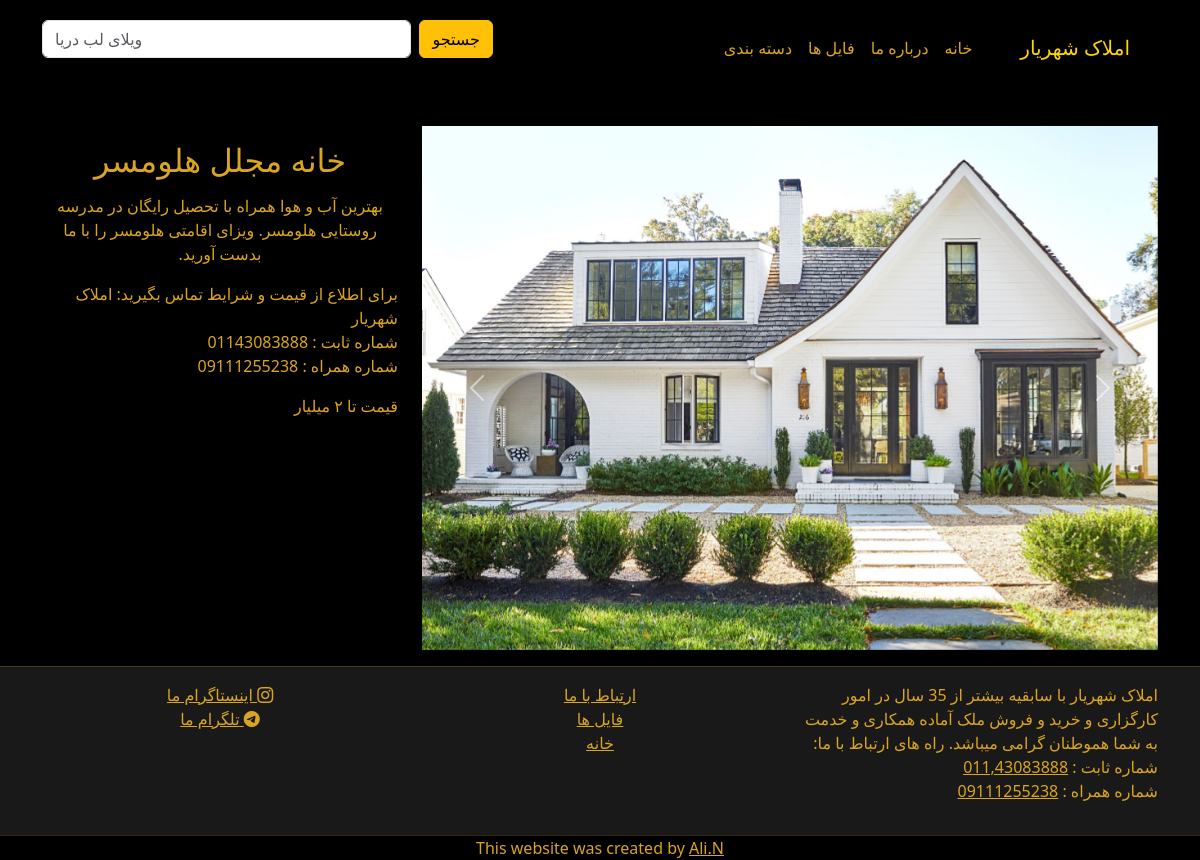
The app's page /files/خانه-مجلل-هلومسر/ with its own data.
### pages/models.py (models this page shows, shortened)
class CaseModel(models.Model):
    title = models.CharField(max_length=120)
    description = models.TextField()
    date = models.DateTimeField(auto_now_add=True)
    image = models.ImageField(upload_to='images')
    image2 = models.ImageField(upload_to='images', null=True, blank=True, default=None)
    image3 = models.ImageField(upload_to='images', null=True, blank=True, default=None)
    image4 = models.ImageField(upload_to='images', null=True, blank=True, default=None)
    slug = models.SlugField(max_length=32, unique=True, allow_unicode=True, blank=True)
    location = models.ForeignKey(to=LocationCategory, on_delete=models.PROTECT, blank=True, null=True)
    price_range = models.ForeignKey(to=PriceCategory, on_delete=models.PROTECT, blank=True, null=True, default=2)
    type_r = models.ForeignKey(to=TypeCategory, on_delete=models.PROTECT, blank=True, null=True,)

class PriceCategory(models.Model):
    price_range = models.CharField(max_length=50)
    def __str__(self) -> str:
        return self.price_range

### templates/pages/file.html (shortened to what this page needs)
{% extends "base.html" %}
{% block content %}
<div style="margin-top: 50px;" class="container text-center">
    <div class="row">
        <div class="col-8">
            <div id="carouselExampleRide" class="carousel slide" data-bs-ride="carousel">
                <div class="carousel-inner">
                <div class="carousel-item active">
                    <img style="display: flex;" src={{ case.image.url }} class="d-block w-100" alt="FirstPicture">
                    <div class="carousel-caption d-none d-md-block">
                    </div>
                </div>
                </div>
                <button class="carousel-control-prev" type="button" data-bs-target="#carouselExampleRide" data-bs-slide="prev">
                <span class="carousel-control-prev-icon" aria-hidden="true"></span>
                </button>
                <button class="carousel-control-next" type="button" data-bs-target="#carouselExampleRide" data-bs-slide="next">
                <span class="carousel-control-next-icon" aria-hidden="true"></span>
                </button>
            </div>
        </div>
        <div class="col">
            <h2 style="margin: 15px;">{{case.title}}</h2>
            <p>{{case.description}}</p>
            <p style="text-align: right;">برای اطلاع از قیمت و شرایط تماس بگیرید: املاک شهریار
                <br>
                شماره ثابت : 01143083888
                <br>
                شماره همراه : 09111255238
            </p>
            <p style="text-align: right;">{{case.price_range}}</p>
        </div>
    </div>
</div>
{% endblock content %}

### records on screen
CaseModel: image (picture), title "خانه مجلل هلومسر", description "بهترین آب و هوا همراه با تحصیل رایگان در مدرسه روستایی هلومسر. ویزای اقامتی هلومسر را با ما بدست آورید.", price_range "قیمت تا ۲ میلیار"
